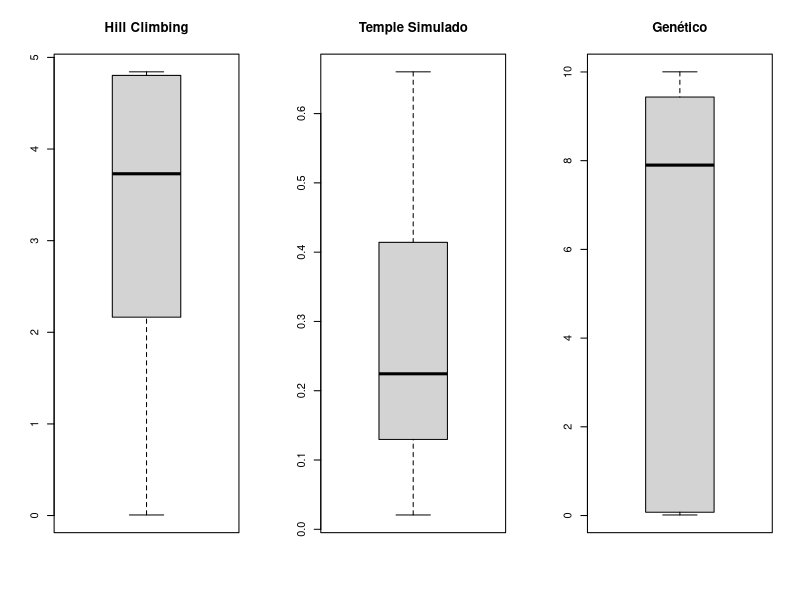
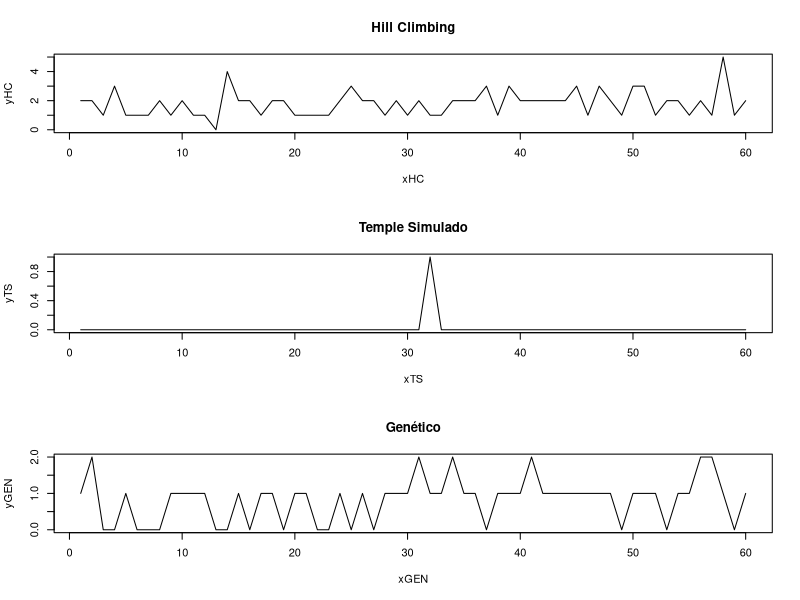

The R source for these figures, in order:
#--PARTE 2--#
setwd("/home/rulo/Documentos/UNCU LINUX/ia/ia1-repo/busqueda local")
library(dplyr)
data<-read.csv("datos.csv")
#EJ A)2)
ej2 <- data %>% 
    filter(h == 0) %>% 
    group_by(algoritmo,tablero) %>% 
    summarise(tot=n()/30,med_time=mean(tiempo),desv_time=sd(tiempo))
ej2
print('#--------------------#')
#EJ A)3) 
ej3 <- data %>% 
    filter(h > 0) %>% 
    group_by(algoritmo,tablero) %>% 
    summarise(med_time=mean(tiempo),desv_time=sd(tiempo))
ej3
#EJ A)4)
#dev.set(which = dev.next())
pdf("boxplots.pdf")
#genero datos
timeTS <- data %>% filter(algoritmo=="ExecTempleSim") %>% select(tiempo)
timeGEN <- data %>% filter(algoritmo=="ExecGenetic") %>% select(tiempo)
timeHC <- data %>% filter(algoritmo=="ExecHillClimb") %>% select(tiempo)
#genero los graficos
par(mfrow=c(1,3))
boxplot(timeHC,main="Hill Climbing")
boxplot(timeTS,main="Temple Simulado")
boxplot(timeGEN, main="Genético")
#guardo en un pdf
dev.off()

#EJ A)5)
pdf("hPlots.pdf")
yHC <- data %>% filter(algoritmo=="ExecHillClimb") %>% select(h)
yHC <- as.numeric(unlist(yHC))
xHC <- 1:length(yHC)

yTS <- data %>% filter(algoritmo=="ExecTempleSim") %>% select(h)
yTS <- as.numeric(unlist(yTS))
xTS <-1:length(yTS)

yGEN <- data %>% filter(algoritmo=="ExecGenetic") %>% select(h)
yGEN <- as.numeric(unlist(yGEN))
xGEN <-1:length(yGEN)

par(mfrow=c(3,1))
plot(x=xHC,y=yHC,main="Hill Climbing",type="l")
plot(x=xTS,y=yTS,main="Temple Simulado",type="l")
plot(x=xGEN,y=yGEN, main="Genético",type="l")
dev.off()